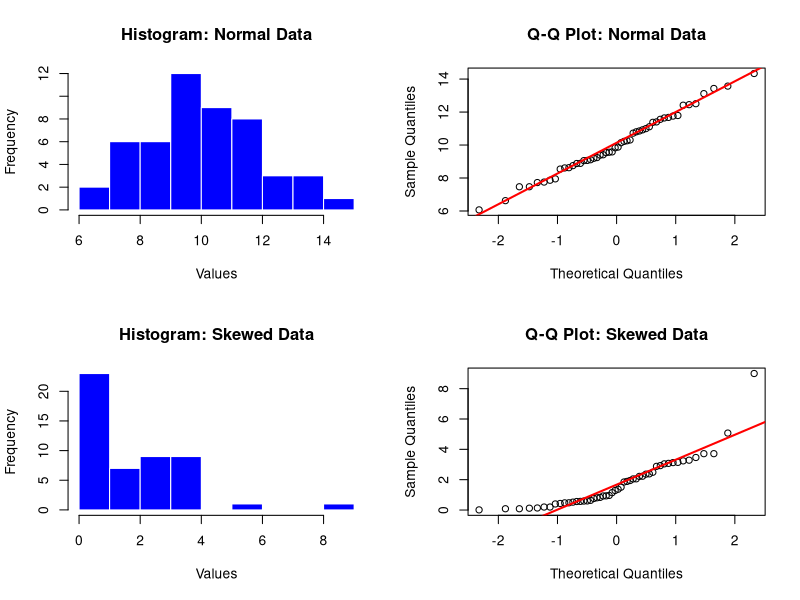

R code for this plot:
## ---- chunk 1
# Set seed for reproducibility
set.seed(123)

# Generate normally distributed data
normal_data <- rnorm(50, mean = 10, sd = 2)

# Generate skewed (non-normal) exponential data
skewed_data <- rexp(50, rate = 0.5)

# Perform Shapiro–Wilk tests
shapiro_normal <- shapiro.test(normal_data)
shapiro_skewed <- shapiro.test(skewed_data)

# Display results
cat("Shapiro–Wilk Test Results:\n")
cat("Normal Data: W =", round(shapiro_normal$statistic, 4), 
    ", p-value =", round(shapiro_normal$p.value, 4), "\n")
cat("Skewed Data: W =", round(shapiro_skewed$statistic, 4), 
    ", p-value =", round(shapiro_skewed$p.value, 4), "\n\n")

# Plot layout: 2 rows x 2 columns
par(mfrow = c(2, 2))

# Plot histogram and Q-Q plot for normal data
hist(normal_data, breaks = 10, col = "blue",
     main = "Histogram: Normal Data", xlab = "Values", border = "white")
qqnorm(normal_data, main = "Q-Q Plot: Normal Data")
qqline(normal_data, col = "red", lwd = 2)

# Plot histogram and Q-Q plot for skewed data
hist(skewed_data, breaks = 10, col = "blue",
     main = "Histogram: Skewed Data", xlab = "Values", border = "white")
qqnorm(skewed_data, main = "Q-Q Plot: Skewed Data")
qqline(skewed_data, col = "red", lwd = 2)

# Reset plot layout
par(mfrow = c(1, 1))
